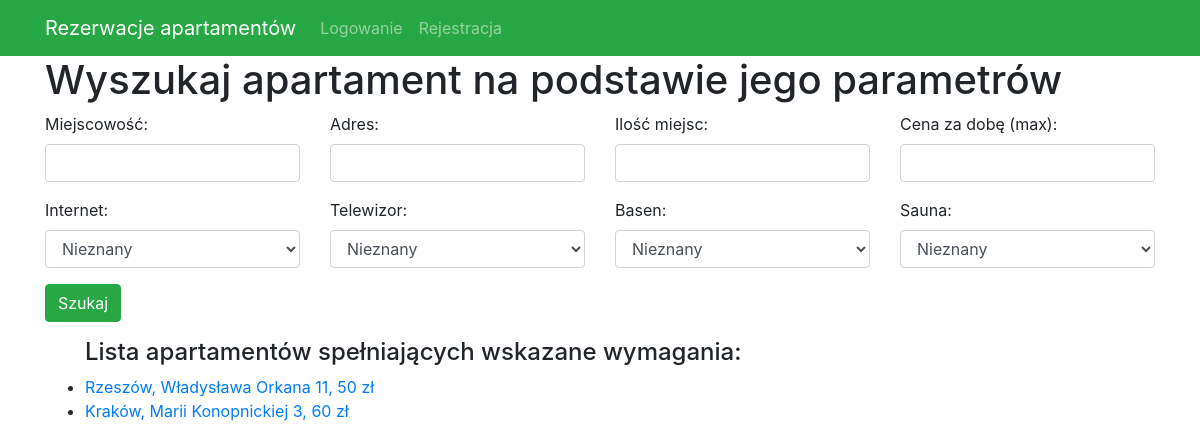
The app's page /bookings/search/, older data.
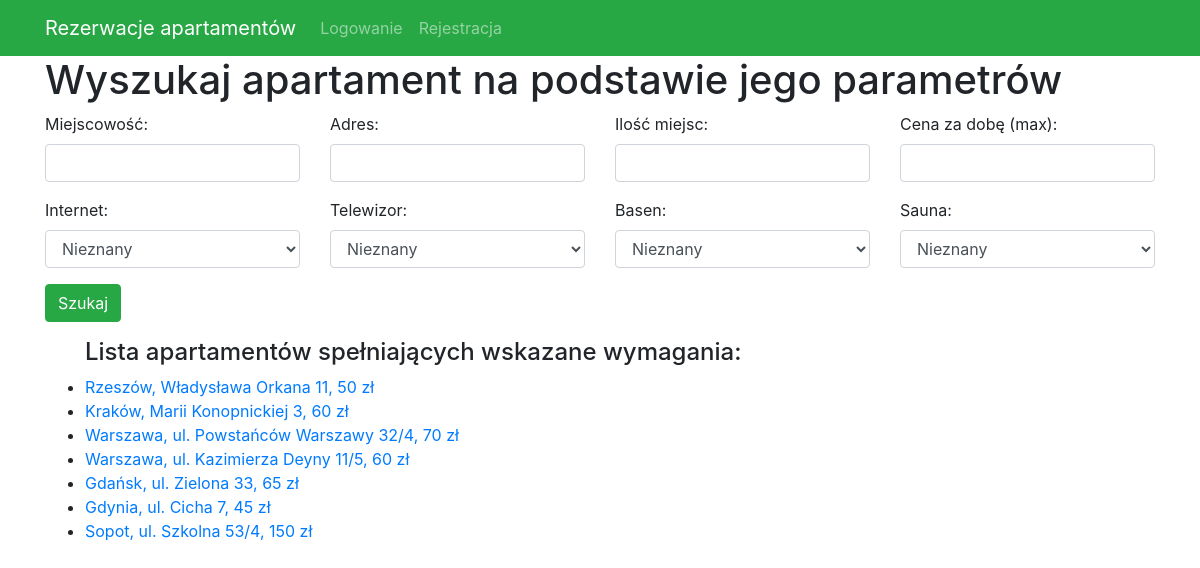
The same page, newer data.
### bookings/models.py (models this page shows, shortened)
class Apartament(models.Model):
    wlasciciel = models.ForeignKey(settings.AUTH_USER_MODEL, on_delete=models.CASCADE)
    miejscowosc = models.CharField(max_length=50)
    adres = models.CharField(max_length=100, unique=True)
    opis = models.CharField(max_length=500)
    ilosc_miejsc = models.SmallIntegerField()
    cena_za_dobe = models.IntegerField()
    internet = models.BooleanField()
    telewizor = models.BooleanField()
    basen = models.BooleanField()
    sauna = models.BooleanField()

### templates/apartament/search.html (shortened to what this page needs)
{% extends "base.html" %}
{% load widget_tweaks %}
{% block content %}
    <h1 style="margin-top: 0">Wyszukaj apartament na podstawie jego parametrów</h1>
    <form method="get">
        <div class="well">
            <div class="row">
                <div class="form-group col-sm-4 col-md-3">
                    {{ filter.form.miejscowosc.label_tag }}
                    {% render_field filter.form.miejscowosc class="form-control" %}
                </div>
                <div class="form-group col-sm-4 col-md-3">
                    {{ filter.form.adres.label_tag }}
                    {% render_field filter.form.adres class="form-control" %}
                </div>
                <div class="form-group col-sm-4 col-md-3">
                    {{ filter.form.ilosc_miejsc.label_tag }}
                    {% render_field filter.form.ilosc_miejsc class="form-control" %}
                </div>
                <div class="form-group col-sm-4 col-md-3">
                    {{ filter.form.cena_za_dobe.label_tag }}
                    {% render_field filter.form.cena_za_dobe class="form-control" %}
                </div>
                <div class="form-group col-sm-4 col-md-3">
                    {{ filter.form.internet.label_tag }}
                    {% render_field filter.form.internet class="form-control" %}
                </div>
                <div class="form-group col-sm-4 col-md-3">
                    {{ filter.form.telewizor.label_tag }}
                    {% render_field filter.form.telewizor class="form-control" %}
                </div>
                <div class="form-group col-sm-4 col-md-3">
                    {{ filter.form.basen.label_tag }}
                    {% render_field filter.form.basen class="form-control" %}
                </div>
                <div class="form-group col-sm-4 col-md-3">
                    {{ filter.form.sauna.label_tag }}
                    {% render_field filter.form.sauna class="form-control" %}
                </div>
            </div>
            <button type="submit" class="btn btn-success">
                 Szukaj
            </button>
        </div>
    </form>
    <ul>
        <h4>Lista apartamentów spełniających wskazane wymagania:</h4>
        {% for apartament in filter.qs %}
            <li>
                <a href="{% url 'apartament_detail' apartament.id %}">
                    {{ apartament.miejscowosc }},
                    {{ apartament.adres }},
                    {{ apartament.cena_za_dobe }} zł</a>
            </li>
        {% endfor %}
    </ul>
{% endblock %}

Row changes from the older to the newer data that the page shows:
added Apartament: miejscowosc "Warszawa", adres "ul. Powstańców Warszawy 32/4", cena_za_dobe "70"
added Apartament: miejscowosc "Warszawa", adres "ul. Kazimierza Deyny 11/5", cena_za_dobe "60"
added Apartament: miejscowosc "Gdańsk", adres "ul. Zielona 33", cena_za_dobe "65"
added Apartament: miejscowosc "Gdynia", adres "ul. Cicha 7", cena_za_dobe "45"
added Apartament: miejscowosc "Sopot", adres "ul. Szkolna 53/4", cena_za_dobe "150"
